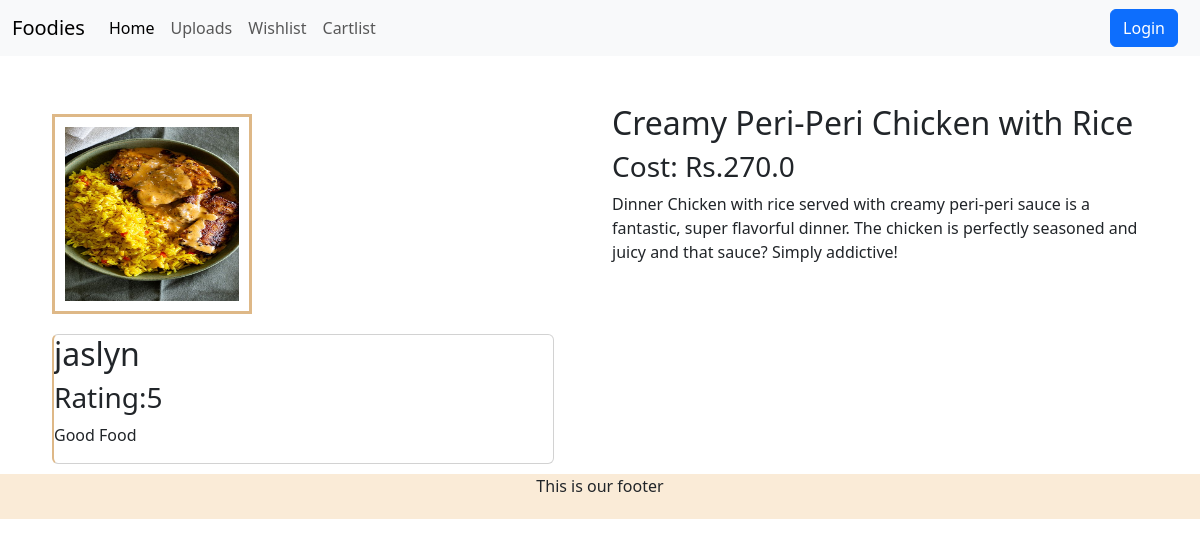
Screenshot of /Product/2 with the database file from the repository.
### Homepage/models.py (models this page shows, shortened)
class FoodImages(models.Model):
    name=models.CharField(max_length=100)
    category = models.TextField()
    cost = models.FloatField()
    images=models.ImageField(upload_to="foodImages/")
    updated = models.DateTimeField(auto_now=True) #updates the filed valuee everytime the instance is saved(to track ur database)
    created = models.DateTimeField(auto_now_add=True)#sets the value when instance is created

class FoodReview(models.Model):
    user = models.ForeignKey(User,on_delete=models.CASCADE)
    product = models.ForeignKey(FoodImages,on_delete=models.CASCADE)
    review_text = models.TextField()
    rating = models.PositiveSmallIntegerField(choices=[(i,str(i)) for i in range(1,6)])
    updated = models.DateTimeField(auto_now=True)
    created = models.DateTimeField(auto_now_add=True)

### Homepage/views.py (the view)
# urls.py: path('Product/<int:id>',views.product_view,name="Product"),
def product_view(request,id):
    product=get_object_or_404(FoodImages,id=id)
    review_obj = FoodReview.objects.filter(product=product)
    return render(request,"Product.html",{'product':product,"review_obj":review_obj})

### template/Product.html
{% extends "main.html"%}
{% block body_block %}
<div class="container mt-5">
    <div class="row">
        <div class="col -md-6">
            <img src="{{product.images.url}}" alt="image" class="img-fluid product-img"/>
        </div>
        <div class="col -md-6">
            <h2>{{product.name}}</h2>
            <h3>Cost: Rs.{{product.cost}}</h3>
            <p>{{product.category}}</p>
        </div>
    </div>
    {% for review in review_obj %}
    <div class="card" style="width:45%; margin-bottom:10px;">
        <h2>{{review.user.username}}</h2>
        <h3>Rating:{{review.rating}}</h3>
        <p>{{review.review_text}}</p>
    </div>
    {% endfor %}
</div>
{% endblock %}

### template/main.html (style rules this page uses)
.product-img { width:200px; height:200px; padding:10px; border:burlywood solid; margin:10px; }
.card { margin:10px; max-height: 350px; overflow-y: auto; border-left: 2px solid burlywood; }

### rows the page displays
FoodImages: images (picture), name "Creamy Peri-Peri Chicken with Rice", cost "270.0", category "Dinner Chicken with rice served with creamy peri-peri sauce is a fantastic, super flavorful dinner. The chicken is perfectly seasoned and juicy and that sauce? Simply addictive!"
FoodReview: user.username "jaslyn", rating "5", review_text "Good Food"
